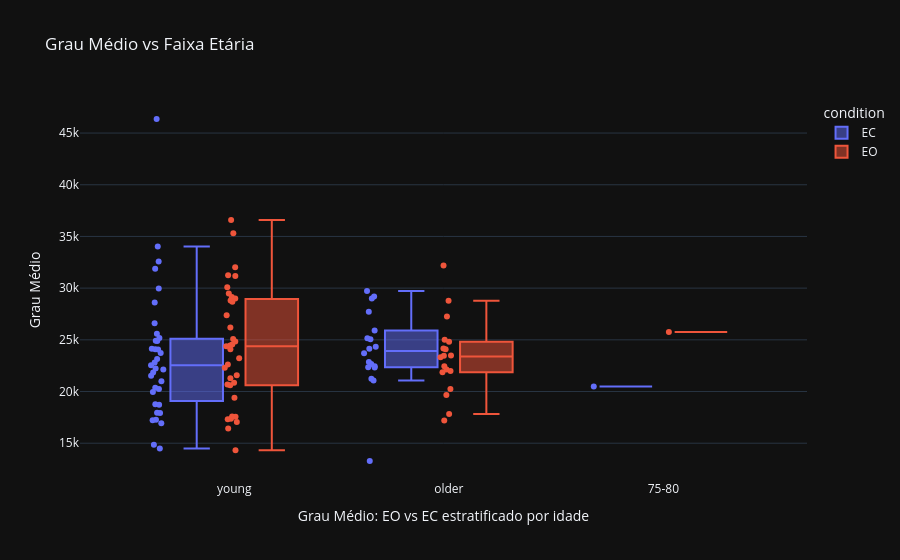
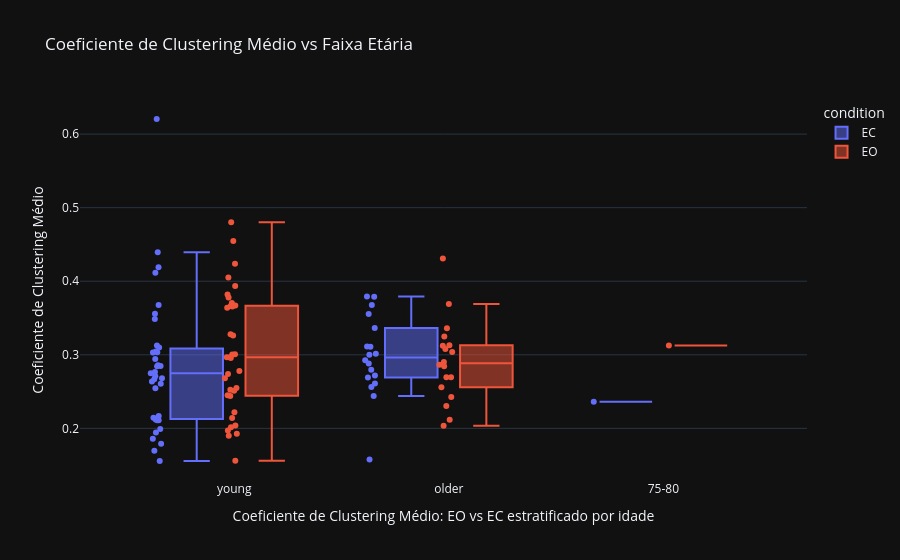

Source (notebook cell) for these figures, in order:
### Markdown cell above
------

### Code cell
# Boxplot Age Group x Condition
for metric, label in GRAPH_METRICS.items():
    fig = px.box(
        df_healthy,
        x="Faixa Etária",
        y=metric,
        color="condition",
        title=f"{label} vs Faixa Etária",
        points="all",
        labels={
            "Faixa Etária": "Faixa Etária",
            label: label
        }
    )
    fig.update_layout(
        xaxis_title=f"{label}: EO vs EC estratificado por idade",
        yaxis_title=label,
        title=f"{label} vs Faixa Etária"
    )
    fig.show()

### Figure 1 — Plotly figure (JSON) as saved in the notebook; plotly's stock layout.template omitted (floating-point values rounded to 4 significant figures)
{"data": [{"alignmentgroup": "True", "boxpoints": "all", "hovertemplate": "condition=EC<br>Faixa Etária=%{x}<br>degree_mean=%{y}<extra></extra>", "legendgroup": "EC", "marker": {"color": "#636efa"}, "name": "EC", "notched": false, "offsetgroup": "EC", "orientation": "v", "showlegend": true, "type": "box", "x": ["young", "young", "young", "young", "older", "older", "older", "older", "young", "young", "young", "young", "older", "young", "young", "young", "young", "young", "young", "young", "young", "young", "young", "young", "young", "young", "young", "older", "older", "75-80", "older", "older", "older", "older", "young", "young", "older", "young", "older", "older", "older", "older", "older", "older", "young", "young", "young", "young", "young", "young", "young", "young", "young", "young"], "x0": " ", "xaxis": "x", "y": [17220.0, 22230.0, 26610.0, 24080.0, 24130.0, 22350.0, 21060.0, 22660.0, 18770.0, 17950.0, 29960.0, 22120.0, 29000.0, 14500.0, 20250.0, 19960.0, 20360.0, 18720.0, 25160.0, 32560.0, 16930.0, 34040.0, 46360.0, 28610.0, 22530.0, 31860.0, 24890.0, 27710.0, 22440.0, 20490.0, 22860.0, 29200.0, 23690.0, 13280.0, 17930.0, 24060.0, 25160.0, 22810.0, 29710.0, 21240.0, 24330.0, 22310.0, 25050.0, 25910.0, 24910.0, 14840.0, 25590.0, 21830.0, 17280.0, 23150.0, 24140.0, 20990.0, 23740.0, 21530.0], "y0": " ", "yaxis": "y"}, {"alignmentgroup": "True", "boxpoints": "all", "hovertemplate": "condition=EO<br>Faixa Etária=%{x}<br>degree_mean=%{y}<extra></extra>", "legendgroup": "EO", "marker": {"color": "#EF553B"}, "name": "EO", "notched": false, "offsetgroup": "EO", "orientation": "v", "showlegend": true, "type": "box", "x": ["young", "young", "young", "young", "older", "older", "older", "older", "young", "young", "young", "young", "older", "young", "young", "young", "young", "young", "young", "young", "young", "young", "young", "young", "young", "young", "young", "older", "older", "75-80", "older", "older", "older", "older", "young", "young", "older", "young", "older", "older", "older", "older", "older", "older", "young", "young", "young", "young", "young", "young", "young", "young", "young", "young"], "x0": " ", "xaxis": "x", "y": [20590.0, 17550.0, 31180.0, 25080.0, 27250.0, 21860.0, 23310.0, 22440.0, 20850.0, 28680.0, 22610.0, 35300.0, 32200.0, 27380.0, 24840.0, 29480.0, 17320.0, 14320.0, 21580.0, 31250.0, 19400.0, 30090.0, 36590.0, 24450.0, 29140.0, 26200.0, 24550.0, 24090.0, 19660.0, 25750.0, 17200.0, 23460.0, 24810.0, 22120.0, 22300.0, 32010.0, 20250.0, 28990.0, 21990.0, 17830.0, 28780.0, 24170.0, 23480.0, 25020.0, 17370.0, 20690.0, 23230.0, 28800.0, 17580.0, 24090.0, 21300.0, 17050.0, 24380.0, 16430.0], "y0": " ", "yaxis": "y"}], "layout": {"boxmode": "group", "legend": {"title": {"text": "condition"}, "tracegroupgap": 0}, "title": {"text": "Grau Médio vs Faixa Etária"}, "xaxis": {"anchor": "y", "domain": [0, 1], "title": {"text": "Grau Médio: EO vs EC estratificado por idade"}}, "yaxis": {"anchor": "x", "domain": [0, 1], "title": {"text": "Grau Médio"}}}}

### Figure 2 — Plotly figure (JSON) as saved in the notebook; plotly's stock layout.template omitted (floating-point values rounded to 4 significant figures)
{"data": [{"alignmentgroup": "True", "boxpoints": "all", "hovertemplate": "condition=EC<br>Faixa Etária=%{x}<br>clustering_mean=%{y}<extra></extra>", "legendgroup": "EC", "marker": {"color": "#636efa"}, "name": "EC", "notched": false, "offsetgroup": "EC", "orientation": "v", "showlegend": true, "type": "box", "x": ["young", "young", "young", "young", "older", "older", "older", "older", "young", "young", "young", "young", "older", "young", "young", "young", "young", "young", "young", "young", "young", "young", "young", "young", "young", "young", "young", "older", "older", "75-80", "older", "older", "older", "older", "young", "young", "older", "young", "older", "older", "older", "older", "older", "older", "young", "young", "young", "young", "young", "young", "young", "young", "young", "young"], "x0": " ", "xaxis": "x", "y": [0.199, 0.2683, 0.3488, 0.2848, 0.3001, 0.2718, 0.2562, 0.2797, 0.1945, 0.2167, 0.3675, 0.2638, 0.379, 0.1694, 0.2668, 0.212, 0.2145, 0.2108, 0.31, 0.4189, 0.179, 0.4392, 0.6205, 0.3557, 0.275, 0.4117, 0.2942, 0.3555, 0.2882, 0.2362, 0.261, 0.3677, 0.2925, 0.1577, 0.2109, 0.3046, 0.3114, 0.2857, 0.3793, 0.244, 0.3015, 0.269, 0.3111, 0.3365, 0.3032, 0.1556, 0.3127, 0.2765, 0.186, 0.2707, 0.2844, 0.2607, 0.3035, 0.2546], "y0": " ", "yaxis": "y"}, {"alignmentgroup": "True", "boxpoints": "all", "hovertemplate": "condition=EO<br>Faixa Etária=%{x}<br>clustering_mean=%{y}<extra></extra>", "legendgroup": "EO", "marker": {"color": "#EF553B"}, "name": "EO", "notched": false, "offsetgroup": "EO", "orientation": "v", "showlegend": true, "type": "box", "x": ["young", "young", "young", "young", "older", "older", "older", "older", "young", "young", "young", "young", "older", "young", "young", "young", "young", "young", "young", "young", "young", "young", "young", "young", "young", "young", "young", "older", "older", "75-80", "older", "older", "older", "older", "young", "young", "older", "young", "older", "older", "older", "older", "older", "older", "young", "young", "young", "young", "young", "young", "young", "young", "young", "young"], "x0": " ", "xaxis": "x", "y": [0.2511, 0.197, 0.405, 0.3003, 0.3362, 0.2695, 0.3079, 0.2695, 0.2441, 0.367, 0.268, 0.4547, 0.4308, 0.3638, 0.3263, 0.3702, 0.1927, 0.1559, 0.2525, 0.3936, 0.2219, 0.382, 0.4801, 0.2957, 0.3662, 0.3278, 0.297, 0.3038, 0.2305, 0.3125, 0.2036, 0.2902, 0.3122, 0.2844, 0.2737, 0.4237, 0.2424, 0.3778, 0.2558, 0.2118, 0.369, 0.3129, 0.2866, 0.325, 0.2016, 0.245, 0.2781, 0.3655, 0.2039, 0.3008, 0.2548, 0.2141, 0.2965, 0.1898], "y0": " ", "yaxis": "y"}], "layout": {"boxmode": "group", "legend": {"title": {"text": "condition"}, "tracegroupgap": 0}, "title": {"text": "Coeficiente de Clustering Médio vs Faixa Etária"}, "xaxis": {"anchor": "y", "domain": [0, 1], "title": {"text": "Coeficiente de Clustering Médio: EO vs EC estratificado por idade"}}, "yaxis": {"anchor": "x", "domain": [0, 1], "title": {"text": "Coeficiente de Clustering Médio"}}}}
